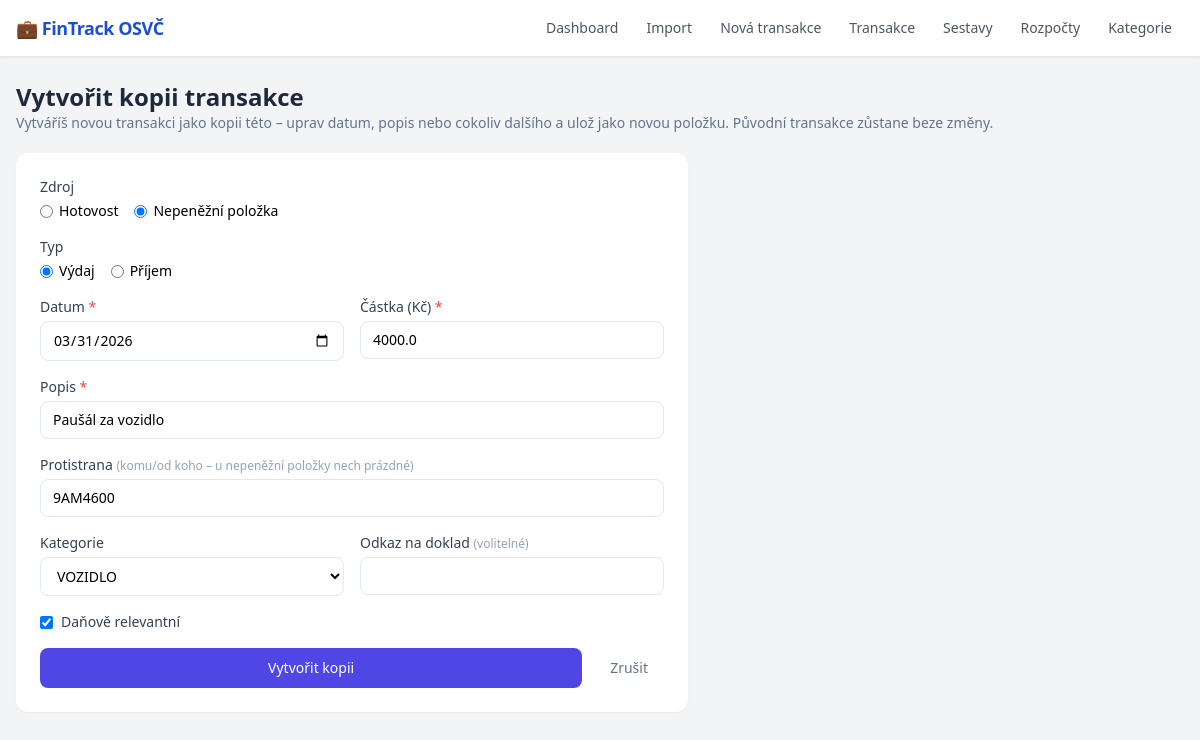
Screenshot of /transactions/75/duplicate with the database file from the repository.
### database.py (models this page shows)
class Transaction(Base):
    __tablename__ = "transactions"
    id = Column(Integer, primary_key=True, index=True)
    import_batch_id = Column(Integer, ForeignKey("import_batches.id"), nullable=True)
    category_id = Column(Integer, ForeignKey("categories.id"), nullable=True)
    cs_transaction_id = Column(String, nullable=True, index=True)
    date = Column(String, nullable=True)
    year = Column(Integer, nullable=True, index=True)
    month = Column(Integer, nullable=True, index=True)
    amount = Column(Float, nullable=False, default=0.0)
    currency = Column(String, default="CZK")
    counterparty_account = Column(String, nullable=True)
    counterparty_name = Column(String, nullable=True)
    bank_code = Column(String, nullable=True)
    iban = Column(String, nullable=True)
    bic = Column(String, nullable=True)
    variable_symbol = Column(String, nullable=True)
    constant_symbol = Column(String, nullable=True)
    specific_symbol = Column(String, nullable=True)
    description = Column(Text, nullable=True)
    transaction_type = Column(String, nullable=True)
    message_for_me = Column(Text, nullable=True)
    payer_address = Column(Text, nullable=True)
    message_for_recipient = Column(Text, nullable=True)
    recipient_address = Column(Text, nullable=True)
    note = Column(Text, nullable=True)
    bank_category = Column(String, nullable=True)
    card_number = Column(String, nullable=True)
    card_location = Column(String, nullable=True)
    payment_reference = Column(String, nullable=True)
    raw_data = Column(Text, nullable=True)
    is_income = Column(Boolean, default=False)
    source_type = Column(String, default="bank")
    tax_relevant = Column(Boolean, default=True)
    document_url = Column(Text, nullable=True)
    suggested_category_id = Column(Integer, ForeignKey("categories.id"), nullable=True)
    suggested_tax_relevant = Column(Boolean, nullable=True)
    receipt_path = Column(String, nullable=True)
    import_batch = relationship("ImportBatch", back_populates="transactions")
    category = relationship("Category", back_populates="transactions", foreign_keys=[category_id])
    suggested_category = relationship("Category", foreign_keys=[suggested_category_id])

### main.py (the view)
@app.get("/transactions/{t_id}/duplicate", response_class=HTMLResponse)
async def duplicate_transaction_page(t_id: int):
    db = SessionLocal()
    try:
        t = db.query(Transaction).filter(Transaction.id == t_id).first()
        if not t or t.source_type == "bank":
            return RedirectResponse(url="/transactions", status_code=303)
        cats = db.query(Category).filter(Category.is_active == True).order_by(Category.name).all()
        return render("transaction_edit.html", mode="duplicate",
                      t=_manual_tx_form_context(db, t), categories=cats,
                      form_action=f"/transactions/{t.id}/duplicate", submit_label="Vytvořit kopii",
                      page_title="Vytvořit kopii transakce")
    finally:
        db.close()

### templates/transaction_edit.html (shortened to what this page needs)
{% extends "base.html" %}
{% block content %}
<div class="mb-5">
  <h1 class="text-2xl font-bold text-slate-800">{{ page_title }}</h1>
  {% if mode == 'duplicate' %}
  <p class="text-slate-500 text-sm">Vytváříš novou transakci jako kopii této – uprav datum, popis nebo cokoliv dalšího a ulož jako novou položku. Původní transakce zůstane beze změny.</p>
  {% else %}
  <p class="text-slate-500 text-sm">Úprava ručně přidané transakce.</p>
  {% endif %}
</div>
<div class="bg-white rounded-xl shadow-sm p-6 mb-6 max-w-2xl">
  <form method="post" action="{{ form_action }}" class="space-y-4">
    <div>
      <label class="block text-sm font-medium text-slate-700 mb-1">Zdroj</label>
      <div class="flex gap-4 text-sm">
        <label class="flex items-center gap-1.5">
          <input type="radio" name="source_type" value="cash" {% if t.source_type == 'cash' %}checked{% endif %}> Hotovost
        </label>
        <label class="flex items-center gap-1.5">
          <input type="radio" name="source_type" value="nonmonetary" {% if t.source_type == 'nonmonetary' %}checked{% endif %}> Nepeněžní položka
        </label>
      </div>
    </div>
    <div>
      <label class="block text-sm font-medium text-slate-700 mb-1">Typ</label>
      <div class="flex gap-4 text-sm">
        <label class="flex items-center gap-1.5">
          <input type="radio" name="direction" value="expense" {% if t.direction == 'expense' %}checked{% endif %}> Výdaj
        </label>
        <label class="flex items-center gap-1.5">
          <input type="radio" name="direction" value="income" {% if t.direction == 'income' %}checked{% endif %}> Příjem
        </label>
      </div>
    </div>
    <div class="grid grid-cols-2 gap-4">
      <div>
        <label class="block text-sm font-medium text-slate-700 mb-1">Datum <span class="text-red-500">*</span></label>
        <input type="date" name="date" value="{{ t.date }}" required
          class="w-full border border-slate-200 rounded-lg px-3 py-2 text-sm focus:outline-none focus:ring-2 focus:ring-indigo-500">
      </div>
      <div>
        <label class="block text-sm font-medium text-slate-700 mb-1">Částka (Kč) <span class="text-red-500">*</span></label>
        <input type="number" name="amount" step="0.01" min="0" required value="{{ t.amount }}"
          class="w-full border border-slate-200 rounded-lg px-3 py-2 text-sm focus:outline-none focus:ring-2 focus:ring-indigo-500">
      </div>
    </div>
    <div>
      <label class="block text-sm font-medium text-slate-700 mb-1">Popis <span class="text-red-500">*</span></label>
      <input type="text" name="description" required value="{{ t.description }}"
        class="w-full border border-slate-200 rounded-lg px-3 py-2 text-sm focus:outline-none focus:ring-2 focus:ring-indigo-500">
    </div>
    <div>
      <label class="block text-sm font-medium text-slate-700 mb-1">Protistrana <span class="text-slate-400 font-normal text-xs">(komu/od koho – u nepeněžní položky nech prázdné)</span></label>
      <input type="text" name="counterparty" value="{{ t.counterparty }}"
        class="w-full border border-slate-200 rounded-lg px-3 py-2 text-sm focus:outline-none focus:ring-2 focus:ring-indigo-500">
    </div>
    <div class="grid grid-cols-2 gap-4">
      <div>
        <label class="block text-sm font-medium text-slate-700 mb-1">Kategorie</label>
        <select name="category" id="category-select" class="w-full border border-slate-200 rounded-lg px-3 py-2 text-sm bg-white" onchange="onCategorySelectEdit(this)">
          {% for c in categories %}
          <option value="{{ c.name }}" data-type="{{ c.category_type }}" data-relevant="{{ '1' if c.default_tax_relevant else '0' }}" {% if c.name == t.category %}selected{% endif %}>{{ c.name }}</option>
          {% endfor %}
        </select>
      </div>
      <div>
        <label class="block text-sm font-medium text-slate-700 mb-1">Odkaz na doklad <span class="text-slate-400 font-normal text-xs">(volitelné)</span></label>
        <input type="url" name="document_url" value="{{ t.document_url }}"
          class="w-full border border-slate-200 rounded-lg px-3 py-2 text-sm focus:outline-none focus:ring-2 focus:ring-indigo-500">
      </div>
    </div>
    <div>
      <label class="flex items-center gap-2 text-sm text-slate-700">
        <input type="checkbox" id="tax_relevant_cb" name="tax_relevant" value="1" {% if t.tax_relevant %}checked{% endif %}>
        Daňově relevantní
      </label>
    </div>
    <div class="flex gap-3">
      <button type="submit" class="flex-1 bg-indigo-600 hover:bg-indigo-700 text-white py-2.5 rounded-lg font-medium text-sm transition-colors">
        {{ submit_label }}
      </button>
      <a href="/transactions" class="px-4 py-2.5 rounded-lg font-medium text-sm text-slate-500 hover:bg-slate-100 text-center">Zrušit</a>
    </div>
  </form>
</div>
{% endblock %}

### rows the page displays
Transaction: source_type "☐ Hotovost", source_type "☑ Nepeněžní položka", date "03/31/2026", description "Paušál za vozidlo", counterparty "9AM4600"

### other values shown
{{ page_title }} "Vytvořit kopii transakce"
{{ submit_label }} "Vytvořit kopii"
form field category "VOZIDLO"
